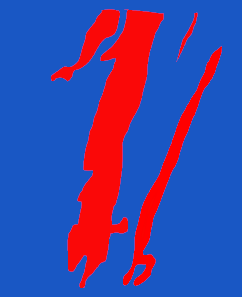
#> input picture make_synthetic_field/syn_field.png, 242 x 297 px
$ python make_synthetic_field.py
#> lines starting #> are read from the running program, lines starting #| are printed output that depends on the picture; after the words box and inside, x2 and y2 are one past the last pixel; in counts of white or black regions, pixels touching at a corner belong together
import numpy as np
import matplotlib.pyplot as plt
from PIL import Image
from pathlib import Path

def convert_image_to_npy(ll,hl, path):

    # Load image
#> called with ll = 2, hl = 3
    image = Image.open(path).convert('L')  # Convert to grayscale
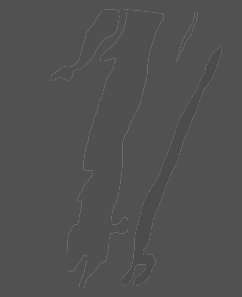
#> image: PIL image 242x297 L; min 76, max 109, mean 81.1

    # Apply binary threshold
    bw = image.point(lambda x: 255 if x > 80 else 0, mode='1')
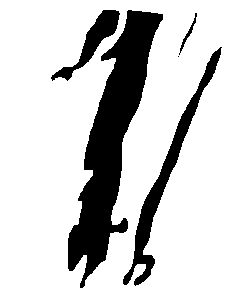
#> bw: PIL image 242x297 1; 80.9% white; 5 black regions (1 under 20 px), largest, box (x1, y1, x2, y2) and area: (68, 10, 163, 288) 9533, (123, 47, 222, 286) 2851, (51, 10, 120, 81) 1221, (179, 13, 197, 55) 111


    im1= ll*np.ones_like(image)
    im1[bw] = hl


    np.save("synthetic_field",im1)


    plt.imshow(im1, cmap='bwr_r', extent= [617.33, 620.64, 6968.75, 6972.98])
    plt.xlabel('x [km]')
    plt.ylabel('y [km]')

    plt.colorbar(label='Phase Velocity')
    plt.savefig('True_synthetic_field.png')
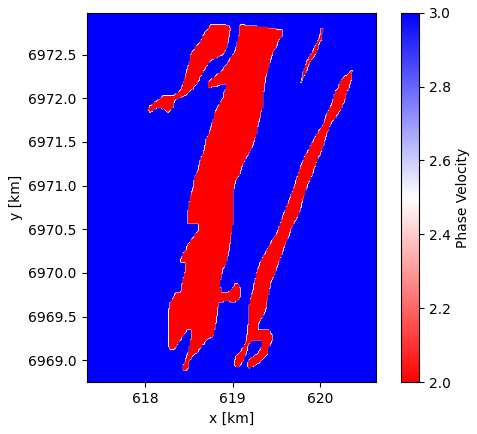
#> figure drawn by matplotlib, 2 panels
    plt.show()


if __name__ == '__main__':

    ll = 2    # low velocity level
    hl = 3    # high velocity level
    image_path = Path(__file__).resolve().parent / "syn_field.png"
    convert_image_to_npy(ll, hl, image_path)
